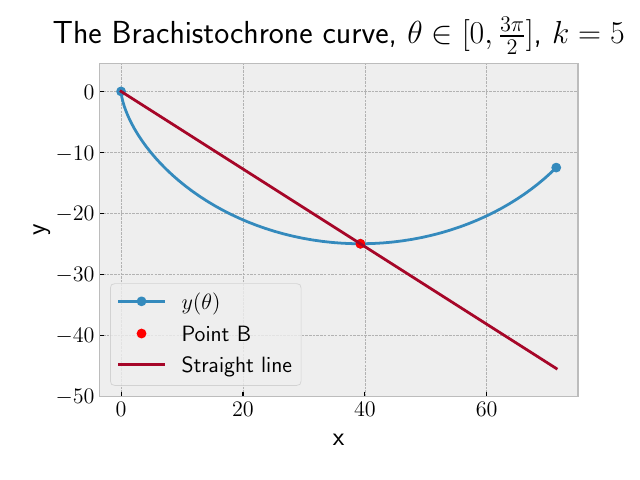

The script that saved this image:
import numpy as np
import matplotlib.pyplot as plt

# Plotting style
plt.style.use('bmh')
font = {'size'   : 16}
plt.matplotlib.rc('text', usetex=True)
plt.matplotlib.rc('font', **font)

k = 5

## Not in use, trying to find theta from a given point B
# B = [1,-0.5]
# b = 2*B[1]/k**2
# a = 2*B[0]/k**2
# x = A - sqrt(-B (B + 2))
#theta_B = a +- np.sqrt(-b * (b+2))


theta = np.linspace(0,3*np.pi/2,1000)
theta_B = np.pi

x = 0.5 * k**2 *(theta - np.sin(theta))
y = 0.5 * k**2 *(np.cos(theta)-1)
x_straight = np.linspace(0,x[-1],100)
y_straight = -2/np.pi*x_straight

x_B = 0.5*k**2 *(theta_B-np.sin(theta_B))
y_B = 0.5*k**2 *(np.cos(theta_B)-1)

index_B = np.argmin(np.abs(y-y_B))
B = [x[index_B],y[index_B]]

plt.plot(x,y,marker='o',label= r'$y(\theta)$',markevery=[0,-1])
plt.plot(*B,'ro',label='Point B')
plt.plot(x_straight,y_straight,label='Straight line')
plt.axis('equal')
plt.title(r'The Brachistochrone curve, $\theta \in [0,\frac{3\pi}{2}]$, $k=5$')
plt.ylabel('y')
plt.xlabel('x')
plt.legend()
plt.tight_layout()
plt.savefig('brachistochrone.pdf')
plt.show()
